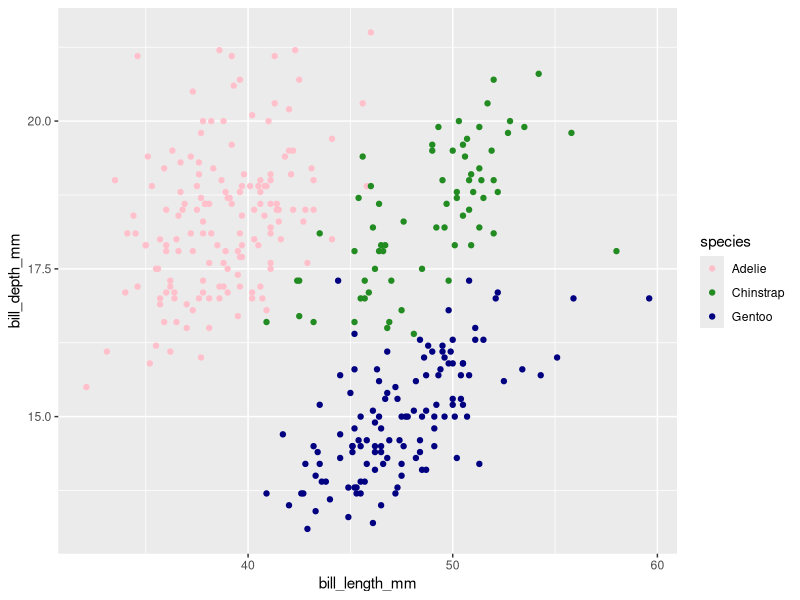
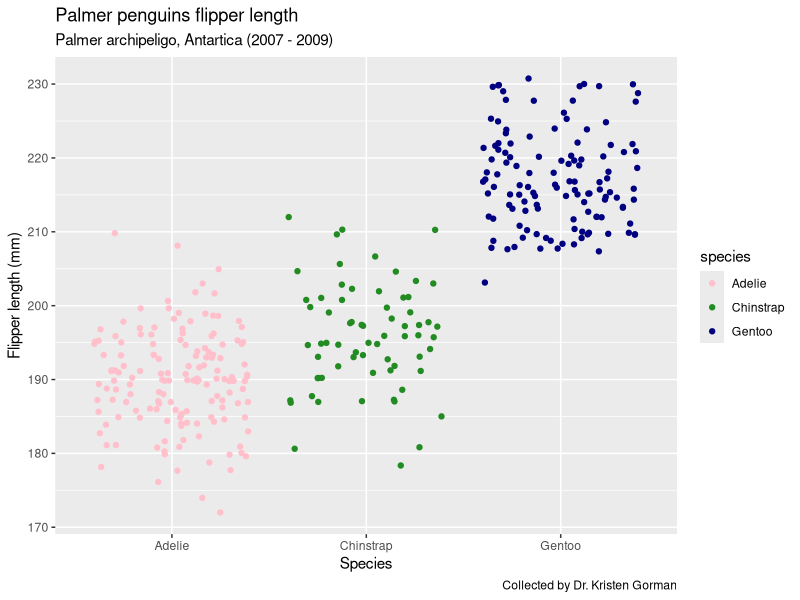

The R source for these figures, in order:
## ---- chunk 1
library(ggplot2)
library(tidyr)
library(palmerpenguins)
## ---- chunk 2
#create an expression
 fx <- expression(x^2)

#find the derivative
 df_dx <- D(expr = fx, name = "x")

#run at x=3
 x <- 3
eval(df_dx)
 
## ---- chunk 3
#expression
fa <- expression(2 * (3 * a +2)^4 - 5)

#find the derivative
df_da <- D(expr = fa, name = "a")

#run at a = 1.2
a <- 1.2
eval(df_da)
## ---- chunk 4
library(ggplot2)
library(tidyr)

ggplot( data = penguins, aes(x = bill_length_mm, y = bill_depth_mm)) +
  geom_point(aes(color = species)) +
  scale_color_manual(values = c("pink", "forestgreen", "navy"))
  labs(x = "Bill length (mm)",
       y = "Bill depth (mm)",
       title = "Palmer penguins bill depth and length",
       subtitle = "Palmer archipeligo, Antartica (2007 - 2009)",
       caption = "Collected by Dr. Kristen Gorman")
## ---- chunk 5
library(ggplot2)
library(tidyr)

ggplot( data = penguins, aes(x = species, y = flipper_length_mm)) +
  geom_jitter(aes(color = species)) +
  scale_color_manual(values = c("pink", "forestgreen", "navy")) +
  labs(x = "Species",
       y = "Flipper length (mm)",
       title = "Palmer penguins flipper length",
       subtitle = "Palmer archipeligo, Antartica (2007 - 2009)",
       caption = "Collected by Dr. Kristen Gorman")
